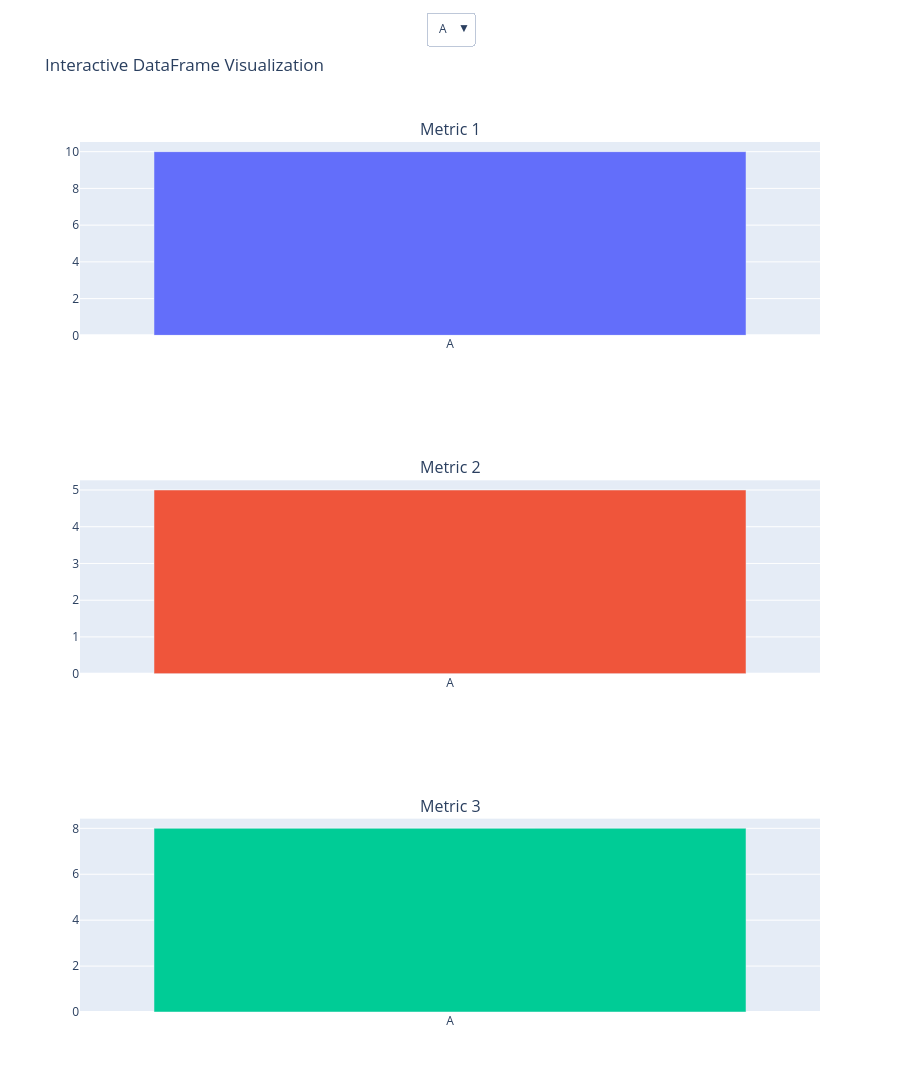

Write notebook code for a chart like this one.
### Markdown cell above
# Checking models performance on small number of epochs

### Code cell
import pandas as pd
import plotly.graph_objects as go
from plotly.subplots import make_subplots

# Sample DataFrame
data = {
    'Category': ['A', 'B', 'C'],
    'Metric1': [10, 20, 15],
    'Metric2': [5, 25, 10],
    'Metric3': [8, 12, 20]
}
df = pd.DataFrame(data)

# Create subplot grid
fig = make_subplots(rows=3, cols=1, subplot_titles=('Metric 1', 'Metric 2', 'Metric 3'))

# Store visibility configurations and buttons
visibilities = []
buttons = []

# Add traces for each row
for idx, row in df.iterrows():
    traces = []

    # Create a trace for each metric column
    for row_idx, col in enumerate(['Metric1', 'Metric2', 'Metric3']):
        trace = go.Bar(
            x=[row['Category']],
            y=[row[col]],
            name=f"{row['Category']} - {col}",
            visible=(idx == 0),  # Only first row visible initially
            showlegend=False
        )
        fig.add_trace(trace, row=row_idx + 1, col=1)
        traces.append(trace)
    
    # Create visibility array for this row (True for current row, False for others)
    visibility = [t.visible for t in fig.data]
        
        # Create dropdown button
    buttons.append({
        'label': row['Category'],
        'method': 'update',
        'args': [
            {'visible': [visibility]},
            {'title': f'Showing data for {row["Category"]}'}
        ]
    })

buttons = [
    {
        'label': df.iloc[i][0],
        'method': 'update',
        'args': [
            {'visible': [True if i * 3 <= j < (i + 1) * 3 else False for j in range(df.shape[0] * df.shape[1])]},
            {'title': f'Showing data for {row["Category"]}'}
        ]
    }
    for i in range(df.shape[0])
]

# Update layout with dropdown
fig.update_layout(
    updatemenus=[{
        'buttons': buttons,
        'direction': 'down',
        'showactive': True,
        'x': 0.5,
        'xanchor': 'center',
        'y': 1.15,
        'yanchor': 'top'
    }],
    title='Interactive DataFrame Visualization',
    height=1500
)

# Show figure
fig.show()

### Figure 1 — Plotly figure (JSON) as saved in the notebook; plotly's stock layout.template omitted (floating-point values rounded to 4 significant figures)
{"data": [{"name": "A - Metric1", "showlegend": false, "type": "bar", "visible": true, "x": ["A"], "xaxis": "x", "y": [10], "yaxis": "y"}, {"name": "A - Metric2", "showlegend": false, "type": "bar", "visible": true, "x": ["A"], "xaxis": "x2", "y": [5], "yaxis": "y2"}, {"name": "A - Metric3", "showlegend": false, "type": "bar", "visible": true, "x": ["A"], "xaxis": "x3", "y": [8], "yaxis": "y3"}, {"name": "B - Metric1", "showlegend": false, "type": "bar", "visible": false, "x": ["B"], "xaxis": "x", "y": [20], "yaxis": "y"}, {"name": "B - Metric2", "showlegend": false, "type": "bar", "visible": false, "x": ["B"], "xaxis": "x2", "y": [25], "yaxis": "y2"}, {"name": "B - Metric3", "showlegend": false, "type": "bar", "visible": false, "x": ["B"], "xaxis": "x3", "y": [12], "yaxis": "y3"}, {"name": "C - Metric1", "showlegend": false, "type": "bar", "visible": false, "x": ["C"], "xaxis": "x", "y": [15], "yaxis": "y"}, {"name": "C - Metric2", "showlegend": false, "type": "bar", "visible": false, "x": ["C"], "xaxis": "x2", "y": [10], "yaxis": "y2"}, {"name": "C - Metric3", "showlegend": false, "type": "bar", "visible": false, "x": ["C"], "xaxis": "x3", "y": [20], "yaxis": "y3"}], "layout": {"annotations": [{"font": {"size": 16}, "showarrow": false, "text": "Metric 1", "x": 0.5, "xanchor": "center", "xref": "paper", "y": 1, "yanchor": "bottom", "yref": "paper"}, {"font": {"size": 16}, "showarrow": false, "text": "Metric 2", "x": 0.5, "xanchor": "center", "xref": "paper", "y": 0.6111, "yanchor": "bottom", "yref": "paper"}, {"font": {"size": 16}, "showarrow": false, "text": "Metric 3", "x": 0.5, "xanchor": "center", "xref": "paper", "y": 0.2222, "yanchor": "bottom", "yref": "paper"}], "height": 1500, "title": {"text": "Interactive DataFrame Visualization"}, "updatemenus": [{"buttons": [{"args": [{"visible": [true, true, true, false, false, false, false, false, false, false, false, false]}, {"title": "Showing data for C"}], "label": "A", "method": "update"}, {"args": [{"visible": [false, false, false, true, true, true, false, false, false, false, false, false]}, {"title": "Showing data for C"}], "label": "B", "method": "update"}, {"args": [{"visible": [false, false, false, false, false, false, true, true, true, false, false, false]}, {"title": "Showing data for C"}], "label": "C", "method": "update"}], "direction": "down", "showactive": true, "x": 0.5, "xanchor": "center", "y": 1.15, "yanchor": "top"}], "xaxis": {"anchor": "y", "domain": [0, 1]}, "xaxis2": {"anchor": "y2", "domain": [0, 1]}, "xaxis3": {"anchor": "y3", "domain": [0, 1]}, "yaxis": {"anchor": "x", "domain": [0.7778, 1]}, "yaxis2": {"anchor": "x2", "domain": [0.3889, 0.6111]}, "yaxis3": {"anchor": "x3", "domain": [0, 0.2222]}}}
